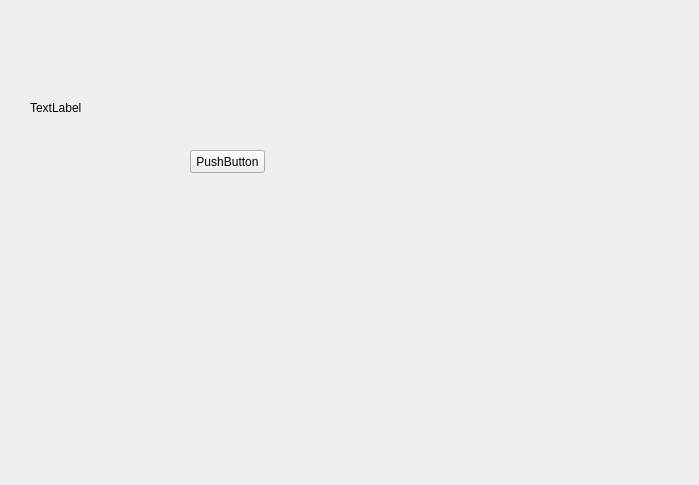
<?xml version="1.0" encoding="UTF-8"?>
<ui version="4.0">
 <class>Form</class>
 <widget class="QWidget" name="Form">
  <property name="geometry">
   <rect>
    <x>0</x>
    <y>0</y>
    <width>699</width>
    <height>485</height>
   </rect>
  </property>
  <property name="windowTitle">
   <string>Form</string>
  </property>
  <widget class="QWidget" name="verticalLayoutWidget">
   <property name="geometry">
    <rect>
     <x>350</x>
     <y>60</y>
     <width>311</width>
     <height>251</height>
    </rect>
   </property>
   <layout class="QVBoxLayout" name="verticalLayout">
    <item>
     <layout class="QHBoxLayout" name="horizontalLayout">
      <item>
       <spacer name="verticalSpacer">
        <property name="orientation">
         <enum>Qt::Vertical</enum>
        </property>
        <property name="sizeHint" stdset="0">
         <size>
          <width>20</width>
          <height>40</height>
         </size>
        </property>
       </spacer>
      </item>
     </layout>
    </item>
    <item>
     <spacer name="horizontalSpacer">
      <property name="orientation">
       <enum>Qt::Horizontal</enum>
      </property>
      <property name="sizeHint" stdset="0">
       <size>
        <width>40</width>
        <height>20</height>
       </size>
      </property>
     </spacer>
    </item>
   </layout>
  </widget>
  <widget class="QLabel" name="label">
   <property name="geometry">
    <rect>
     <x>30</x>
     <y>100</y>
     <width>54</width>
     <height>16</height>
    </rect>
   </property>
   <property name="text">
    <string>TextLabel</string>
   </property>
  </widget>
  <widget class="QPushButton" name="pushButton">
   <property name="geometry">
    <rect>
     <x>190</x>
     <y>150</y>
     <width>75</width>
     <height>23</height>
    </rect>
   </property>
   <property name="text">
    <string>PushButton</string>
   </property>
   <property name="checkable">
    <bool>true</bool>
   </property>
   <property name="checked">
    <bool>false</bool>
   </property>
  </widget>
 </widget>
 <resources/>
 <connections/>
</ui>
